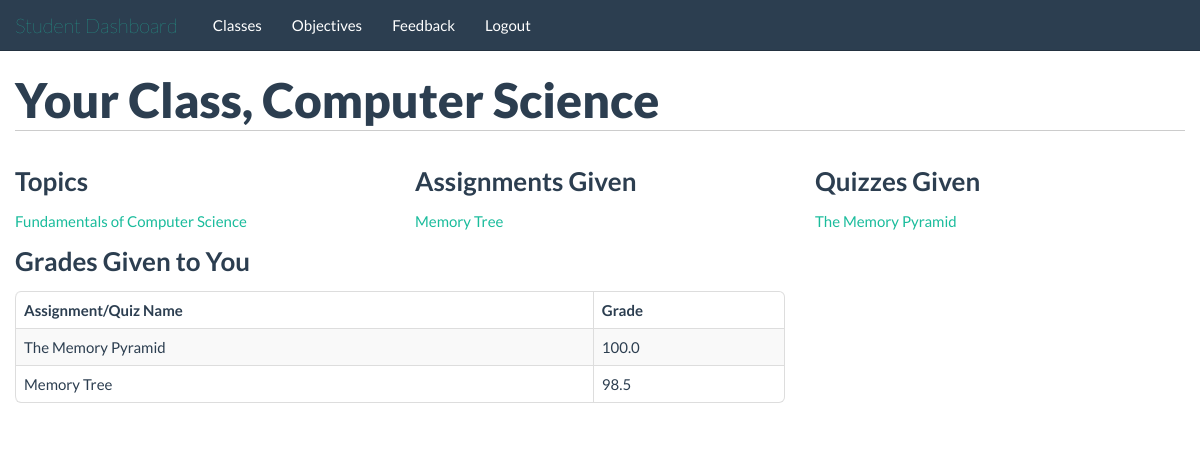
/students/class/1/ (signed in), run on the app's committed database.
### tables this page shows
CREATE TABLE classes(
id INTEGER PRIMARY KEY,
teacher_id INTEGER,
name TEXT,
FOREIGN KEY(teacher_id) REFERENCES people(id)
);

CREATE TABLE topics(
id INTEGER PRIMARY KEY,
class_id INTEGER,
name TEXT,
FOREIGN KEY(class_id) REFERENCES classes(id)
);

CREATE TABLE assignments(
id INTEGER PRIMARY KEY,
class_id INTEGER,
gets_file INTEGER,
turn_in INTEGER,
name TEXT,
description BLOB,
due_date TEXT, topic_id INTEGER,
FOREIGN KEY(class_id) REFERENCES classes(id)
);

CREATE TABLE quizzes(
id INTEGER PRIMARY KEY,
topic_id INTEGER,
number_easy INTEGER,
number_medium INTEGER,
number_hard INTEGER,
creator_id INTEGER,
class_id INTEGER, name text,
FOREIGN KEY(topic_id) REFERENCES topics(id),
FOREIGN KEY(creator_id) REFERENCES people(id),
FOREIGN KEY(class_id) REFERENCES classes(id)
);

CREATE TABLE quiz_grades(
id INTEGER PRIMARY KEY,
student_id integer,
quiz_id INTEGER,
grade REAL,
FOREIGN KEY(student_id) REFERENCES people(id),
FOREIGN KEY(quiz_id) REFERENCES quizzes(id)
);

CREATE TABLE assignment_grades(
id INTEGER PRIMARY KEY,
student_id INTEGER,
assignment_id INTEGER,
grade REAL,
FOREIGN KEY(student_id) REFERENCES people(id),
FOREIGN KEY(assignment_id) REFERENCES assignments(id)
);

### application/students.py (the view)
@app.route('/students/class/<class_id>/')
@validate_student
def student_class_page(class_id):
	class_name = query_db("SELECT name FROM classes WHERE id=?;", [class_id], one=True)
	return render_template('/students/class_page.html', class_name=str(class_name[0]), topics=get_class_topic(class_id), assignments=get_class_assign(class_id), quizzes=get_class_quiz(class_id), grades=get_student_grade(class_id))

### application/db_connect.py (called while the page is built)
def get_db():
    db = getattr(g, '_database', None)
    if db is None:
        db = g._database = sqlite3.connect(DATABASE)
    return db

@app.teardown_appcontext
def close_connection(exception):
    db = getattr(g, '_database', None)
    if db is not None:
        db.close()

def query_db(query, args=(), one=False):
    cur = get_db().execute(query, args)
    returnval = cur.fetchall()
    cur.close()
    return (returnval[0] if returnval else None) if one else returnval

def validate_student(func):
	@wraps(func)
	def f(*args, **kwds):
		if not 'isTeacher' in session:
			return redirect("/")
		if session['isTeacher'] == 1:
			return redirect("/teachers/")
		return func(*args, **kwds)
	return f

def get_class_topic(class_id):
	topic_data = query_db("select id, name from topics where class_id=?", [class_id])
	topics = []
	for topic in topic_data:
		topic_dict_class = {}
		topic_dict_class['id'] = topic[0]
		topic_dict_class['name'] = topic[1]
		topics.append(topic_dict_class)
	return topics

def get_class_assign(class_id):
	assignment_data = query_db("select id, name, due_date from assignments where topic_id=(select id from topics where class_id=?);", [class_id])
	assignments = []
	for assignment in assignment_data:
		assignment_dict_class = {}
		assignment_dict_class['id'] = assignment[0]
		assignment_dict_class['name'] = str(assignment[1])
		assignment_dict_class['due_date'] = assignment[2]
		assignments.append(assignment_dict_class)
	return assignments

def get_class_quiz(class_id):
	quiz_data = query_db("SELECT quizzes.id, quizzes.name FROM quizzes JOIN topics ON topics.id=quizzes.topic_id WHERE topics.class_id=?;", [class_id])
	quizzes = []
	for quiz in quiz_data:
		quiz_class = {}
		quiz_class['id'] = quiz[0]
		quiz_class['name'] = quiz[1]
		quizzes.append(quiz_class)
	return quizzes

### application/templates/students/class_page.html (shortened to what this page needs)
{% extends "/students/base_template.html" %}
	{% block body %}
		<div class="container">
			<div class="row">
				<div class="span12">
					<h1>Your Class, {{class_name}}</h1>
				</div>
			</div>
			<div class="row">
				<div class="span4">
					<h2>Topics</h2>
					<ul>
						{% for topic in topics %}
							<li><a href="/students/topics/{{topic.id}}/">{{topic.name}}</a></li>
						{% endfor %}
					</ul>
				</div>
				<div class="span4">
					<h2>Assignments Given</h2>
					<ul>
						{% for assignment in assignments %}
							<li><a href="/students/assignments/{{assignment.id}}/">{{assignment.name}}</a></li>
						{% endfor %}
					</ul>
				</div>
				<div class="span4">
					<h2>Quizzes Given</h2>
					<ul>
						{% for quiz in quizzes %}
							<li><a href="/students/quizzes/{{quiz.id}}/">{{quiz.name}}</a></li>
						{% endfor %}
					</ul>
				</div>
			</div>
			<div class="row">
				<div class="span8">
					<h2>Grades Given to You</h2>
					<table class="table table-striped table-hover table-bordered">
						<thead>
							<tr>
								<th>Assignment/Quiz Name</th>
								<th>Grade</th>
							</tr>
						</thead>
						<tbody>
							{% for grade in grades %}
								<tr>
									<td>{{grade.thing_name}}</td>
									<td>{{grade.grade}}</td>
								</tr>
							{% endfor %}
						</tbody>
					</table>
				</div>
			</div>
		</div>
	{% endblock %}

### application/templates/students/base_template.html (style rules this page uses)
h1 { border-bottom: 1px solid #ccc; padding-bottom: 10px; margin-bottom: 20px; }
h2 { font-size: 26px; }

### application/templates/students/class_page.html (style rules this page uses)
ul { list-style-type: none; margin: 0; }

### data on the page
classes: name "Computer Science"
topics: name "Fundamentals of Computer Science"
assignments: name "Memory Tree"
quizzes: name "The Memory Pyramid"
quiz_grades: thing_name "The Memory Pyramid", grade "100.0"
assignment_grades: thing_name "Memory Tree", grade "98.5"

### other printed values
{{ link_text|e }} "Classes" "Objectives" "Feedback" "Logout"
